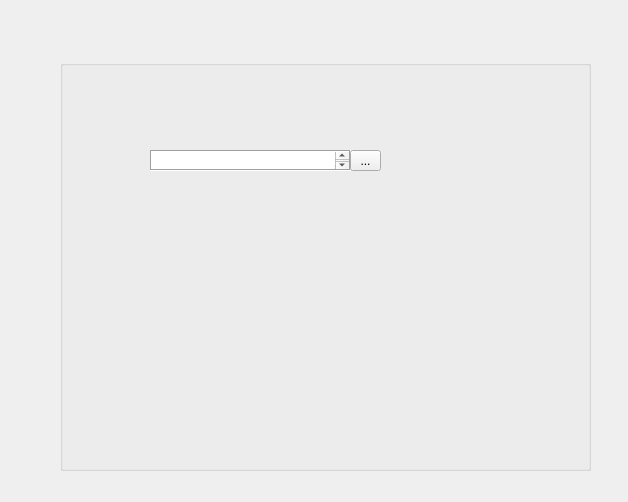
<?xml version="1.0" encoding="UTF-8"?>
<ui version="4.0">
 <class>Form</class>
 <widget class="QWidget" name="Form">
  <property name="geometry">
   <rect>
    <x>0</x>
    <y>0</y>
    <width>628</width>
    <height>502</height>
   </rect>
  </property>
  <property name="windowTitle">
   <string>Form</string>
  </property>
  <widget class="QGroupBox" name="groupBox">
   <property name="geometry">
    <rect>
     <x>60</x>
     <y>60</y>
     <width>531</width>
     <height>411</height>
    </rect>
   </property>
   <property name="title">
    <string/>
   </property>
   <widget class="QPlainTextEdit" name="plainTextEdit">
    <property name="geometry">
     <rect>
      <x>90</x>
      <y>90</y>
      <width>201</width>
      <height>21</height>
     </rect>
    </property>
    <property name="frameShape">
     <enum>QFrame::Box</enum>
    </property>
    <property name="frameShadow">
     <enum>QFrame::Sunken</enum>
    </property>
    <property name="tabChangesFocus">
     <bool>true</bool>
    </property>
   </widget>
   <widget class="QToolButton" name="toolButton">
    <property name="geometry">
     <rect>
      <x>290</x>
      <y>90</y>
      <width>31</width>
      <height>21</height>
     </rect>
    </property>
    <property name="text">
     <string>...</string>
    </property>
    <property name="popupMode">
     <enum>QToolButton::InstantPopup</enum>
    </property>
    <property name="toolButtonStyle">
     <enum>Qt::ToolButtonIconOnly</enum>
    </property>
   </widget>
  </widget>
 </widget>
 <resources/>
 <connections/>
</ui>
